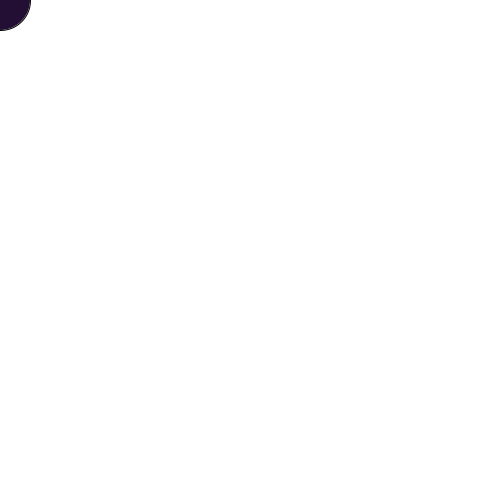
Frame 1 (no input)
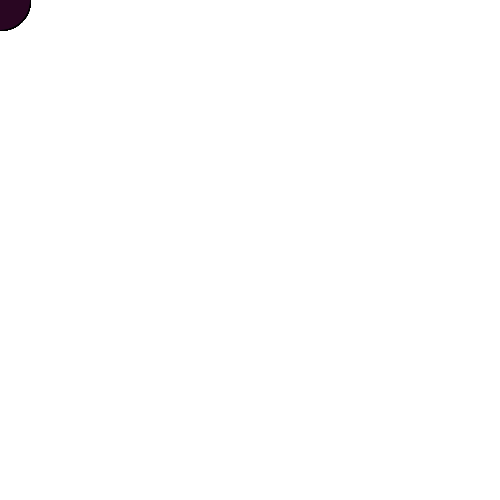
Frame 60 (the mouse pressed at the canvas centre just before this capture)
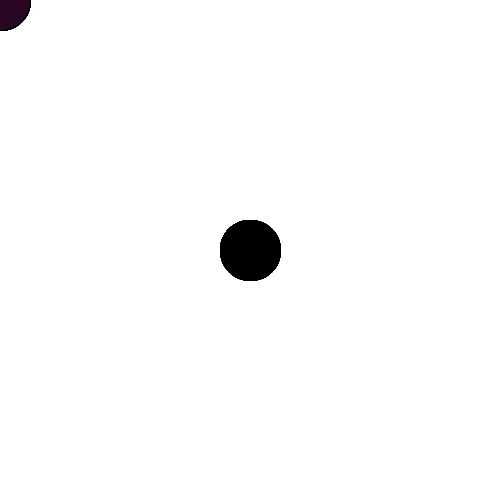
Frame 120 (the mouse held since frame 60 and released just before this capture)

The Processing sketch that drew these frames (run headless with seeded random() and noise(); from frame 60 on, the mouse is pressed at the canvas centre):

// Processing sketch: processing_134373
// ── processing_134373.pde

void setup() {
  size (500,500);
  background (255);
}
void draw() {
  if (mousePressed) {
    fill(0);
     } else {
    fill((random(55)),(random(55)),(random(55)));
    }
  ellipse (mouseX,mouseY,60,60);
}
